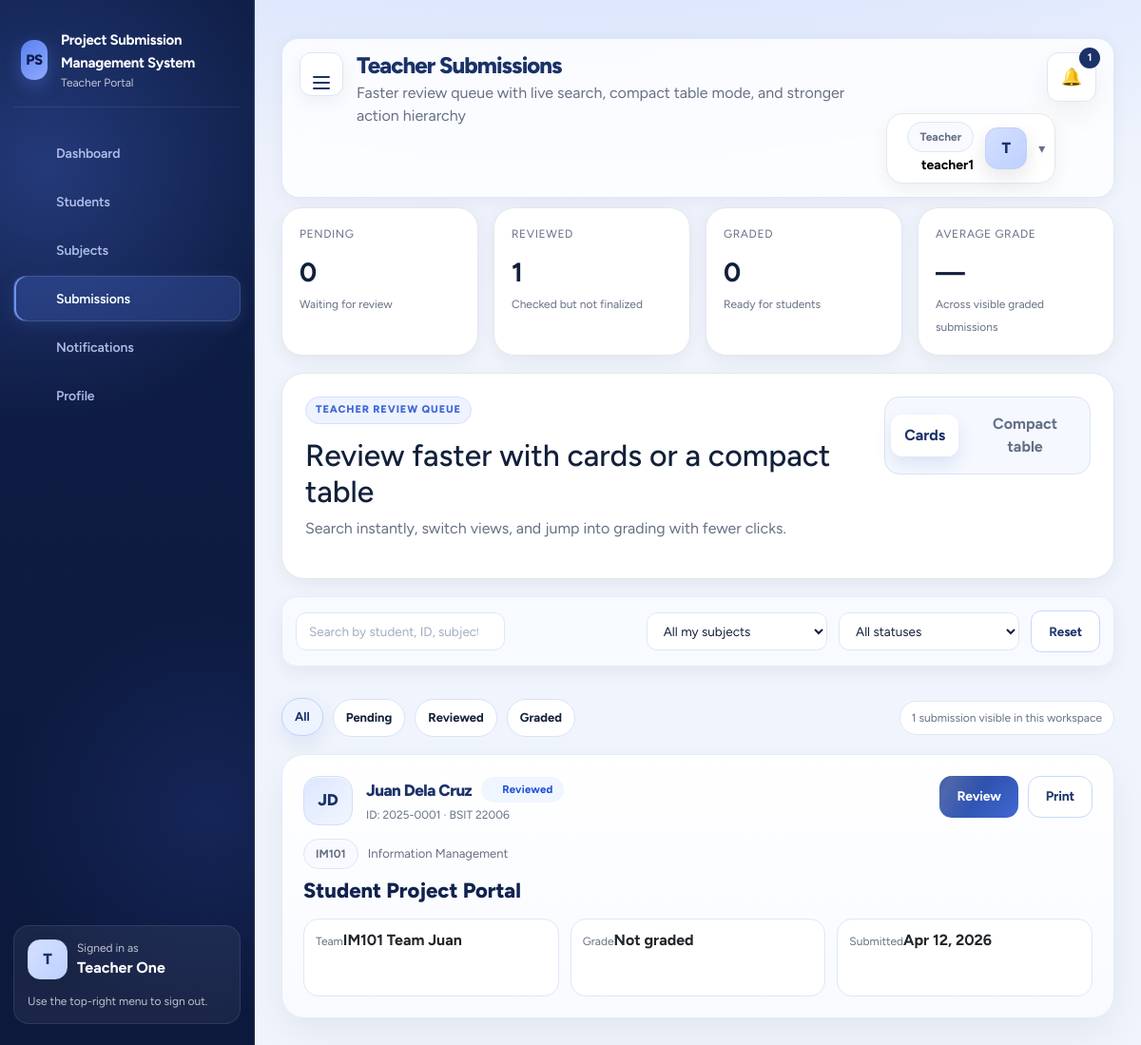
The page /project/teacher/submissions.php (signed in) on the database its author committed.
### tables this page shows
CREATE TABLE subjects (
    id INT AUTO_INCREMENT PRIMARY KEY,
    subject_code VARCHAR(50) NOT NULL,
    subject_name VARCHAR(150) NOT NULL,
    description TEXT NULL,
    teacher_id INT NOT NULL,
    school_year_id INT NOT NULL,
    semester_id INT NOT NULL,
    status ENUM('active', 'inactive', 'archived') NOT NULL DEFAULT 'active',
    submission_deadline DATETIME NULL,
    deadline_warning_hours INT NOT NULL DEFAULT 72,
    deadline_warning_sent_at DATETIME NULL,
    deadline_locked_notice_sent_at DATETIME NULL,
    allow_late_submissions TINYINT(1) NOT NULL DEFAULT 0,
    late_submission_until DATETIME NULL,
    teacher_submission_locked TINYINT(1) NOT NULL DEFAULT 0,
    teacher_submission_lock_note TEXT NULL,
    created_at TIMESTAMP DEFAULT CURRENT_TIMESTAMP,
    updated_at TIMESTAMP DEFAULT CURRENT_TIMESTAMP ON UPDATE CURRENT_TIMESTAMP,
    CONSTRAINT fk_subjects_teacher FOREIGN KEY (teacher_id) REFERENCES teachers(id) ON DELETE RESTRICT ON UPDATE CASCADE,
    CONSTRAINT fk_subjects_school_year FOREIGN KEY (school_year_id) REFERENCES school_years(id) ON DELETE RESTRICT ON UPDATE CASCADE,
    CONSTRAINT fk_subjects_semester FOREIGN KEY (semester_id) REFERENCES semesters(id) ON DELETE RESTRICT ON UPDATE CASCADE,
    UNIQUE KEY uniq_subject_term_teacher (subject_code, teacher_id, school_year_id, semester_id)
);

CREATE TABLE submissions (
    id INT AUTO_INCREMENT PRIMARY KEY,
    team_id INT NOT NULL,
    student_id INT NOT NULL,
    submitted_by_student_id INT NULL,
    section_id INT NOT NULL,
    subject_id INT NOT NULL,
    activity_id INT NULL,
    attempt_no INT NOT NULL DEFAULT 1,
    assigned_system VARCHAR(255) NOT NULL,
    company_name VARCHAR(255) NOT NULL,
    project_url TEXT NOT NULL,
    video_url TEXT NOT NULL,
    admin_username VARCHAR(100) NULL,
    admin_password VARCHAR(255) NULL,
    user_username VARCHAR(100) NULL,
    user_password VARCHAR(255) NULL,
    contact_email VARCHAR(150) NOT NULL,
    attachment_path VARCHAR(255) NULL,
    status ENUM('pending', 'reviewed', 'graded', 'archived') NOT NULL DEFAULT 'pending',
    grade VARCHAR(50) NULL,
    teacher_feedback TEXT NULL,
    review_notes TEXT NULL,
    submitted_at TIMESTAMP DEFAULT CURRENT_TIMESTAMP,
    updated_at TIMESTAMP DEFAULT CURRENT_TIMESTAMP ON UPDATE CURRENT_TIMESTAMP,
    CONSTRAINT fk_submissions_team FOREIGN KEY (team_id) REFERENCES teams(id) ON DELETE CASCADE ON UPDATE CASCADE,
    CONSTRAINT fk_submissions_student FOREIGN KEY (student_id) REFERENCES students(id) ON DELETE RESTRICT ON UPDATE CASCADE,
    CONSTRAINT fk_submissions_submitted_by FOREIGN KEY (submitted_by_student_id) REFERENCES students(id) ON DELETE SET NULL ON UPDATE CASCADE,
    CONSTRAINT fk_submissions_section FOREIGN KEY (section_id) REFERENCES sections(id) ON DELETE RESTRICT ON UPDATE CASCADE,
    CONSTRAINT fk_submissions_subject FOREIGN KEY (subject_id) REFERENCES subjects(id) ON DELETE RESTRICT ON UPDATE CASCADE,
    CONSTRAINT fk_submissions_activity FOREIGN KEY (activity_id) REFERENCES submission_activities(id) ON DELETE SET NULL ON UPDATE CASCADE,
    INDEX idx_team_activity_attempt (team_id, activity_id, attempt_no),
    INDEX idx_student_activity_attempt (student_id, activity_id, attempt_no)
);

CREATE TABLE students (
    id INT AUTO_INCREMENT PRIMARY KEY,
    student_id VARCHAR(50) NOT NULL UNIQUE,
    full_name VARCHAR(150) NOT NULL,
    email VARCHAR(150) NOT NULL UNIQUE,
    username VARCHAR(100) NOT NULL UNIQUE,
    password_hash VARCHAR(255) NOT NULL,
    avatar_path VARCHAR(255) NULL,
    section_id INT NOT NULL,
    account_status ENUM('pending', 'active', 'view_only', 'inactive', 'archived') NOT NULL DEFAULT 'pending',
    can_submit TINYINT(1) NOT NULL DEFAULT 1,
    created_at TIMESTAMP DEFAULT CURRENT_TIMESTAMP,
    updated_at TIMESTAMP DEFAULT CURRENT_TIMESTAMP ON UPDATE CURRENT_TIMESTAMP,
    CONSTRAINT fk_students_section FOREIGN KEY (section_id) REFERENCES sections(id) ON DELETE RESTRICT ON UPDATE CASCADE
);

CREATE TABLE sections (
    id INT AUTO_INCREMENT PRIMARY KEY,
    section_name VARCHAR(100) NOT NULL,
    school_year_id INT NOT NULL,
    semester_id INT NOT NULL,
    status ENUM('active', 'inactive', 'archived') NOT NULL DEFAULT 'active',
    notes TEXT NULL,
    created_at TIMESTAMP DEFAULT CURRENT_TIMESTAMP,
    updated_at TIMESTAMP DEFAULT CURRENT_TIMESTAMP ON UPDATE CURRENT_TIMESTAMP,
    CONSTRAINT fk_sections_school_year FOREIGN KEY (school_year_id) REFERENCES school_years(id) ON DELETE RESTRICT ON UPDATE CASCADE,
    CONSTRAINT fk_sections_semester FOREIGN KEY (semester_id) REFERENCES semesters(id) ON DELETE RESTRICT ON UPDATE CASCADE,
    UNIQUE KEY uniq_section_year_sem (section_name, school_year_id, semester_id)
);

CREATE TABLE teams (
    id INT AUTO_INCREMENT PRIMARY KEY,
    subject_id INT NOT NULL,
    activity_id INT NULL,
    section_id INT NOT NULL,
    leader_student_id INT NOT NULL,
    team_name VARCHAR(150) NOT NULL,
    status ENUM('active', 'inactive', 'archived') NOT NULL DEFAULT 'active',
    submission_deadline DATETIME NULL,
    deadline_warning_hours INT NOT NULL DEFAULT 72,
    deadline_warning_sent_at DATETIME NULL,
    deadline_locked_notice_sent_at DATETIME NULL,
    allow_late_submissions TINYINT(1) NOT NULL DEFAULT 0,
    late_submission_until DATETIME NULL,
    teacher_submission_locked TINYINT(1) NOT NULL DEFAULT 0,
    teacher_submission_lock_note TEXT NULL,
    created_at TIMESTAMP DEFAULT CURRENT_TIMESTAMP,
    updated_at TIMESTAMP DEFAULT CURRENT_TIMESTAMP ON UPDATE CURRENT_TIMESTAMP,
    CONSTRAINT fk_teams_subject FOREIGN KEY (subject_id) REFERENCES subjects(id) ON DELETE CASCADE ON UPDATE CASCADE,
    CONSTRAINT fk_teams_activity FOREIGN KEY (activity_id) REFERENCES submission_activities(id) ON DELETE CASCADE ON UPDATE CASCADE,
    CONSTRAINT fk_teams_section FOREIGN KEY (section_id) REFERENCES sections(id) ON DELETE CASCADE ON UPDATE CASCADE,
    CONSTRAINT fk_teams_leader FOREIGN KEY (leader_student_id) REFERENCES students(id) ON DELETE CASCADE ON UPDATE CASCADE,
    UNIQUE KEY uniq_leader_activity_team (leader_student_id, activity_id)
);

### project/teacher/submissions.php (the view, shortened to what the rows shown need)
<?php
require_once __DIR__ . '/../backend/helpers/query.php';
if (!function_exists('teacher_submission_initials')) {
    function teacher_submission_initials(string $name): string {
        $parts = preg_split('/\s+/', trim($name)) ?: [];
        $initials = '';
        foreach ($parts as $part) {
            $initials .= strtoupper(substr($part, 0, 1));
            if (strlen($initials) >= 2) { break; }
        }
        return $initials !== '' ? $initials : 'S';
    }
}
$teacher = current_user();
$pdo = pdo();
$params = [(int) $teacher['id']];
$sql = 'SELECT sub.*, st.full_name, st.student_id AS student_code, sec.section_name, subj.subject_name, subj.subject_code, tm.team_name FROM submissions sub JOIN students st ON st.id = sub.student_id JOIN sections sec ON sec.id = sub.section_id JOIN subjects subj ON subj.id = sub.subject_id LEFT JOIN teams tm ON tm.id = sub.team_id WHERE subj.teacher_id = ?';
$sql .= ' ORDER BY FIELD(sub.status, "pending", "reviewed", "graded", "archived"), sub.submitted_at DESC';
$stmt = $pdo->prepare($sql);
$stmt->execute($params);
$rows = $stmt->fetchAll();
$subjectOptions = all_subjects_for_teacher((int) $teacher['id']);
$title = 'Teacher Submissions';
require_once __DIR__ . '/../backend/partials/header.php';
?>
<section class="workspace-shell submissions-workspace" data-submission-workspace>
  <div class="workspace-head submissions-workspace-head">
    <div>
      <h2>Review faster with cards or a compact table</h2>
    </div>
  </div>
  <div class="review-card-grid submission-grid-view" data-submission-panel="cards">
    <?php foreach ($rows as $row):
      $searchText = strtolower(implode(' ', [
        (string) ($row['full_name'] ?? ''),
        (string) ($row['student_code'] ?? ''),
        (string) ($row['section_name'] ?? ''),
        (string) ($row['subject_name'] ?? ''),
        (string) ($row['subject_code'] ?? ''),
        (string) ($row['assigned_system'] ?? ''),
        (string) ($row['team_name'] ?? ''),
      ]));
      $submittedLabel = !empty($row['submitted_at']) ? date('M d, Y', strtotime($row['submitted_at'])) : '—';
      $gradeLabel = ($row['grade'] !== null && $row['grade'] !== '') ? (string) $row['grade'] : 'Not graded';
      $teamLabel = trim((string) ($row['team_name'] ?? '')) !== '' ? (string) $row['team_name'] : 'Solo or hidden team';
    ?>
      <article class="card submission-review-card" data-submission-item="cards" data-status="<?= h($row['status']) ?>" data-search="<?= h($searchText) ?>">
        <div class="submission-card-top">
          <div class="submission-student-block">
            <div class="student-avatar-badge submission-avatar-badge" aria-hidden="true"><?= h(teacher_submission_initials((string) $row['full_name'])) ?></div>
            <div class="submission-student-copy">
              <div class="submission-title-row">
                <h3 class="section-title"><?= h($row['full_name']) ?></h3>
                <?= status_badge($row['status']) ?>
              </div>
              <div class="muted small">ID: <?= h($row['student_code']) ?> · <?= h($row['section_name']) ?></div>
            </div>
          </div>
          <div class="submission-card-actions">
            <a class="btn" href="<?= h(url('teacher/submission_view.php?id=' . (int) $row['id'])) ?>">Review</a>
            <a class="btn btn-outline" href="<?= h(url('teacher/print_submission.php?id=' . (int) $row['id'])) ?>" target="_blank" rel="noopener">Print</a>
          </div>
        </div>
        <div class="submission-meta-line">
          <span class="pill soft"><?= h($row['subject_code']) ?></span>
          <span><?= h($row['subject_name']) ?></span>
        </div>
        <div class="submission-project-title"><?= h($row['assigned_system']) ?></div>
        <div class="submission-metrics-grid">
          <div class="segment"><span class="muted small">Team</span><strong><?= h($teamLabel) ?></strong></div>
          <div class="segment"><span class="muted small">Grade</span><strong><?= h($gradeLabel) ?></strong></div>
          <div class="segment"><span class="muted small">Submitted</span><strong><?= h($submittedLabel) ?></strong></div>
        </div>
      </article>
    <?php endforeach; ?>
  </div>
</section>
<?php require_once __DIR__ . '/../backend/partials/footer.php'; ?>

### project/backend/partials/header.php (shortened to what the rows shown need)
<?php
$role = current_role();
$user = current_user();
$currentPath = $_SERVER['PHP_SELF'] ?? '';
$unreadCount = 0;
$recentNotifications = [];
if ($role && $user) {
    $unreadCount = count_unread_notifications($role, (int) $user['id']);
    $recentNotifications = fetch_notifications($role, (int) $user['id'], 5);
}
?>
<!doctype html>
<html lang="en">
<head>
  <link href="https://cdn.jsdelivr.net/npm/bootstrap@5.3.3/dist/css/bootstrap.min.css" rel="stylesheet">
  <link href="https://cdn.jsdelivr.net/npm/bootstrap-icons@1.11.3/font/bootstrap-icons.min.css" rel="stylesheet">
  <link rel="stylesheet" href="<?= h(asset_url('app.css')) ?>">
</head>
<body class="role-<?= h($role ?: 'guest') ?>">
<div class="app-shell">
<main class="main-content <?= $role ? '' : 'no-sidebar' ?>">
  <header class="topbar modern-topbar <?= $role === 'student' ? 'student-topbar-shell' : '' ?>">
    <div class="topbar-heading-wrap">
      <div>
      <h1><?= h($title ?? 'Dashboard') ?></h1>
      </div>
    </div>
    <?php if ($role && $user): ?>
      <div class="topbar-meta modern-meta <?= $role === 'student' ? 'student-topbar-meta' : '' ?>">
        <div class="notification-menu">
          <button type="button" class="icon-btn topbar-alert-btn <?= str_contains($currentPath, 'notifications.php') ? 'is-current' : '' ?>" data-toggle-menu data-notification-toggle aria-expanded="false" aria-haspopup="true" aria-controls="topbar-notification-dropdown" aria-label="Toggle notifications<?= $unreadCount > 0 ? ' (' . (int) $unreadCount . ' unread)' : '' ?>" title="Notifications">
            <span class="topbar-alert-icon" aria-hidden="true">🔔</span>
            <?php if ($unreadCount > 0): ?><span class="badge-count"><?= (int) $unreadCount ?></span><?php endif; ?>
          </button>
            <?php if ($recentNotifications): ?>
              <?php foreach ($recentNotifications as $note): ?>
                    <?= status_badge($note['type']) ?>
              <?php endforeach; ?>
            <?php else: ?>
              <div class="notification-empty muted">No notifications yet.</div>
            <?php endif; ?>
        </div>
      </div>
    <?php endif; ?>
  </header>

### project/backend/helpers/query.php (shortened to what the rows shown need)
<?php
require_once __DIR__ . '/../config/auth.php';
function status_badge(string $status): string {
    return '<span class="status ' . h($status) . '">' . h(ucwords(str_replace('_', ' ', $status))) . '</span>';
}
function all_subjects_for_teacher(int $teacherId): array {
    $stmt = pdo()->prepare('SELECT id, subject_code, subject_name, status, submission_deadline, updated_at FROM subjects WHERE teacher_id = ? AND status <> "archived" ORDER BY subject_name ASC');
    $stmt->execute([$teacherId]);
    return $stmt->fetchAll();
}

### rows shown on the page
subjects: id "1"
submissions: student.full_name "JD", student.full_name "Juan Dela Cruz", status "Reviewed", student.student_id "2025-0001", section.section_name "BSIT 22006", subject.subject_code "IM101", subject.subject_name "Information Management", assigned_system "Student Project Portal", team.team_name "IM101 Team Juan", grade "Not graded", submitted_at "Apr 12, 2026"

### other values the page prints
APP_NAME "Project Submission Management System"
$role "Teacher"
$label "Dashboard"
$label "Students"
$label "Subjects"
$label "Submissions"
$label "Notifications"
$label "Profile"
$avatarInitial "T"
$user['full_name'] "Teacher One"
$title "Teacher Submissions"
$subtitle "Faster review queue with live search, compact table mode, and stronger action hierarchy"
$user['username'] "teacher1"
$summary['pending'] "0"
$summary['reviewed'] "1"
